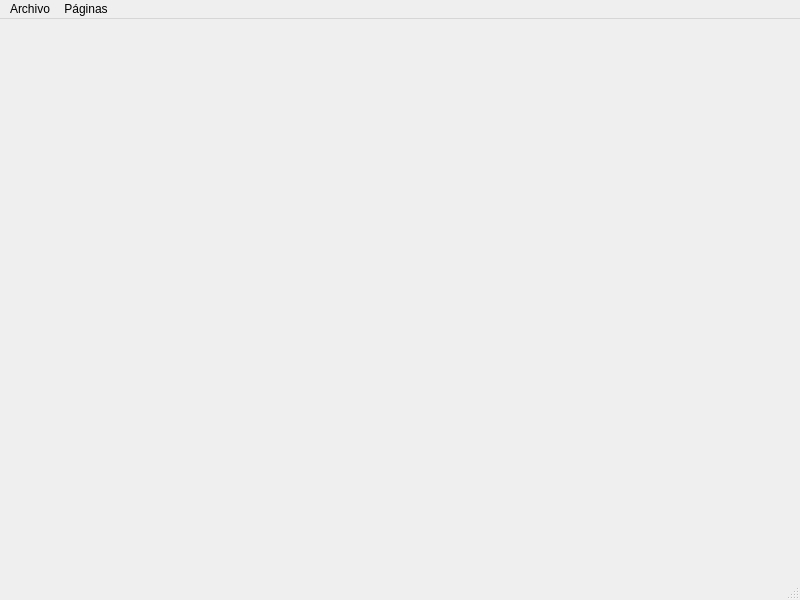
<?xml version="1.0" encoding="UTF-8"?>
<ui version="4.0">
 <class>MainWindow</class>
 <widget class="QMainWindow" name="MainWindow">
  <property name="geometry">
   <rect>
    <x>0</x>
    <y>0</y>
    <width>800</width>
    <height>600</height>
   </rect>
  </property>
  <property name="windowTitle">
   <string>MainWindow</string>
  </property>
  <widget class="QWidget" name="centralwidget"/>
  <widget class="QMenuBar" name="menubar">
   <property name="geometry">
    <rect>
     <x>0</x>
     <y>0</y>
     <width>800</width>
     <height>21</height>
    </rect>
   </property>
   <widget class="QMenu" name="menuArchivo">
    <property name="title">
     <string>Archivo</string>
    </property>
    <addaction name="actionSalir"/>
   </widget>
   <widget class="QMenu" name="menuP_ginas">
    <property name="title">
     <string>Páginas</string>
    </property>
    <addaction name="actionDuarteCorporation_Tutoriales"/>
    <addaction name="actionGoogle"/>
    <addaction name="actionFacebook"/>
    <addaction name="actionInstagram"/>
    <addaction name="actionYoutube"/>
    <addaction name="actionTwitter"/>
    <addaction name="actionindex_html"/>
   </widget>
   <addaction name="menuArchivo"/>
   <addaction name="menuP_ginas"/>
  </widget>
  <widget class="QStatusBar" name="statusbar"/>
  <action name="actionSalir">
   <property name="text">
    <string>Salir</string>
   </property>
  </action>
  <action name="actionDuarteCorporation_Tutoriales">
   <property name="text">
    <string>DuarteCorporation Tutoriales</string>
   </property>
  </action>
  <action name="actionGoogle">
   <property name="text">
    <string>Google</string>
   </property>
  </action>
  <action name="actionFacebook">
   <property name="text">
    <string>Facebook</string>
   </property>
  </action>
  <action name="actionInstagram">
   <property name="text">
    <string>Instagram</string>
   </property>
  </action>
  <action name="actionYoutube">
   <property name="text">
    <string>Youtube</string>
   </property>
  </action>
  <action name="actionTwitter">
   <property name="text">
    <string>Twitter</string>
   </property>
  </action>
  <action name="actionindex_html">
   <property name="text">
    <string>index.html</string>
   </property>
  </action>
 </widget>
 <resources/>
 <connections/>
</ui>
